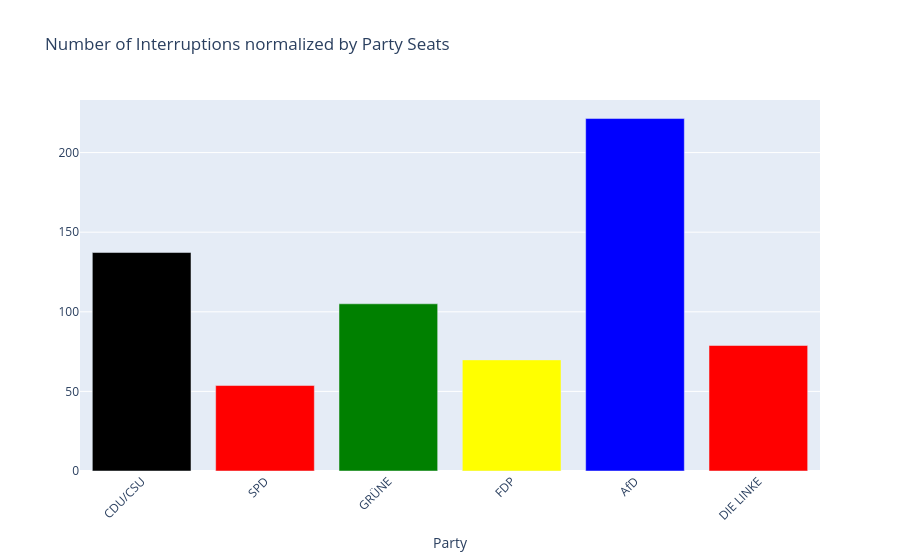

The notebook cell saved with this chart:
### Markdown cell above
Im 20. Bundestag gab es zum Zeitpunkt dieser Daten 170 Sitzungen.  
    - Das macht für z.B. die Union 24241/170 = 142 Unterbrechungen/Sitzung.  
    - Bei der AfD sind es 16713/170 = 98 Unterbrechungen/Sitzung.   
Wir finden, das ist schon ziemlich viel.

Absolute Zahlen sind zwar schön, erzählen aber nicht die ganze Geschichte. In der Linken Fraktion sitzen ja deutlich weniger Abgeordnete, als in der Union.

### Code cell
vote_percentages = [0.241, 0.257, 0.148, 0.115, 0.103, 0.049] # in correct order for this NB, 20. BT
abgeordnete_absolute_nums =  [percentage * 733 for percentage in vote_percentages] # Seats in the 20th BT
df_interruptions_num_norm_seats = df_interruptions_num.drop(index='fraktionslos').div(abgeordnete_absolute_nums, axis=0)
df_interruptions_num_norm_seats['num_of_interruptions'] = df_interruptions_num_norm_seats['num_of_interruptions'].round(2)
plot_interruption_numbers_per_party(df_interruptions_num_norm_seats, norm=True)

### Figure 1 — Plotly figure (JSON) as saved in the notebook; plotly's stock layout.template omitted (floating-point values rounded to 4 significant figures)
{"data": [{"marker": {"color": ["black", "red", "green", "yellow", "blue", "red"]}, "type": "bar", "x": ["CDU/CSU", "SPD", "GRÜNE", "FDP", "AfD", "DIE LINKE"], "y": [137.2, 53.68, 105.0, 69.79, 221.4, 78.82]}], "layout": {"title": {"text": "Number of Interruptions normalized by Party Seats"}, "xaxis": {"tickangle": -45, "title": {"text": "Party"}}, "yaxis": {"autorange": true}}}
